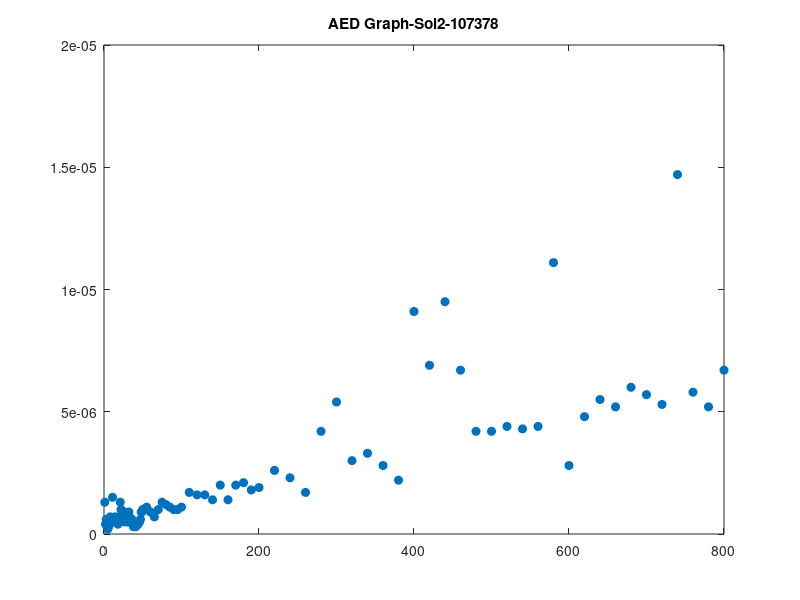

MATLAB code to generate this figure:
fid = fopen("datav2Pedrinho.txt");
c = textscan(fid, '%f%f');
fclose(fid);

YR = cell2mat(c);

h = plot(YR(:,1:1),YR(:,2:2), 'o');
set(h, 'MarkerFaceColor', get(h,'Color'));
title('AED Graph-Sol2-107378')
